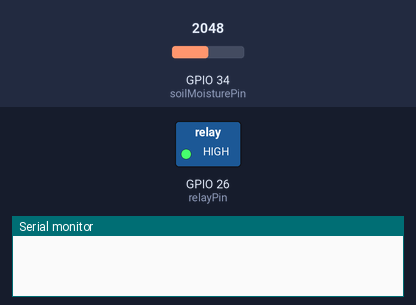
This sketch was run on a simulated ESP32. Parts: switched loads named in the sketch (green lamp = pin HIGH), the last lines printed to the serial monitor. Inputs (shaded band) come from the test bench; at power-on: GPIO 34 (soilMoisturePin) = 2048. WiFi joins after 1.5 s; servers stay silent unless stated.

Above: at 1.1 s.
At 2.9 s:
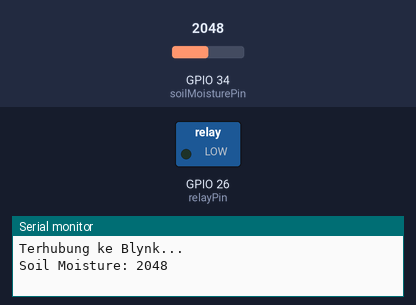
Timing chart, 0 to 4.4 s (numbered marks = the images above):
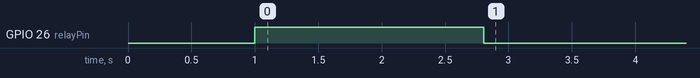

Measured:
- by itself, GPIO 26 (relayPin): HIGH → LOW at 2.8 s

The sketch:

water_sprinkler.ino
```cpp
#include <WiFi.h>       // Tambahkan library WiFi
#include <WiFiClient.h> // Tambahkan library WiFiClient
#include <BlynkSimpleEsp32.h> // Tambahkan library Blynk

// Pin Configuration
const int soilMoisturePin = 34;
const int relayPin = 26;  // Pin relay terhubung ke GPIO 26

char auth[] = "ESfFeZ1Tk_7xHSjBWnpU3RTaFc30UhiF";  // Blynk authentication token

void setup() {
  Serial.begin(115200);
  delay(1000);

  pinMode(relayPin, OUTPUT);
  digitalWrite(relayPin, HIGH);

  Blynk.begin(auth, "dapid_disini", "david2003");  // Initialize Blynk connection
    while (!Blynk.connected()) {
    delay(100);
  }

  Serial.println("Terhubung ke Blynk...");
}

void loop() {
  Blynk.run();
  if(Blynk.connected()){
  int soilMoistureValue = analogRead(soilMoisturePin);

  Serial.print("Soil Moisture: ");
  Serial.println(soilMoistureValue);

  if (soilMoistureValue < 2000) {
    digitalWrite(relayPin, HIGH);
  } else {
    digitalWrite(relayPin, LOW);
  }
  Blynk.virtualWrite(V1, soilMoistureValue);
  delay(1000);
  }}
```
